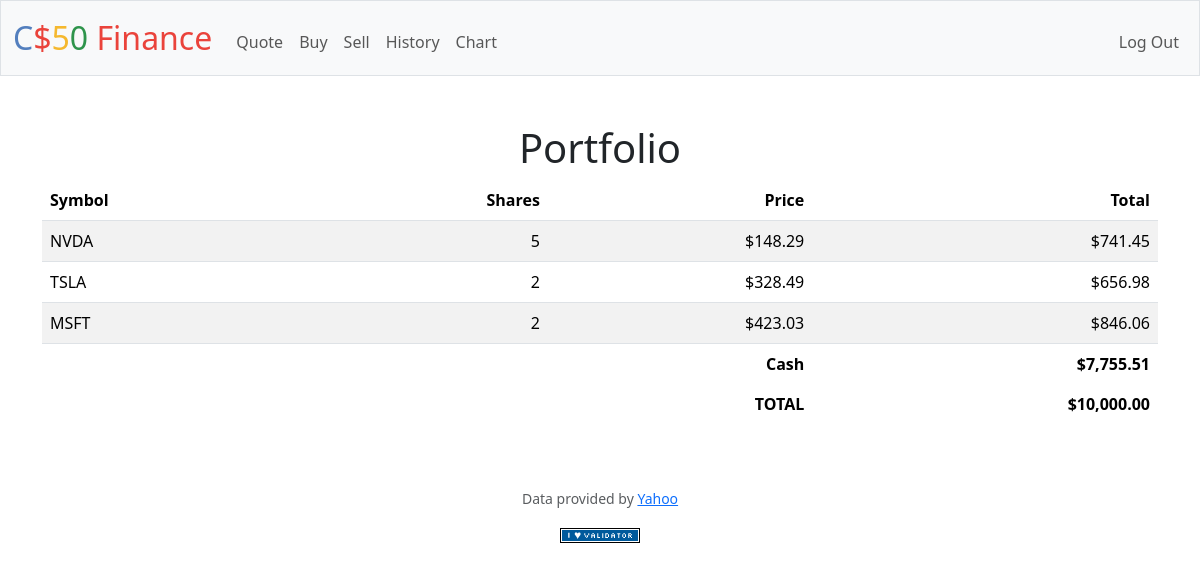
Screenshot of / (signed in) with the database file from the repository.
### tables this page shows
CREATE TABLE "portfolio" (
    id INTEGER PRIMARY KEY AUTOINCREMENT,
    user_id INTEGER NOT NULL,
    symbol TEXT NOT NULL,
    shares INTEGER NOT NULL,
    price REAL NOT NULL,
    timestamp TIMESTAMP DEFAULT CURRENT_TIMESTAMP, comment TEXT,
    FOREIGN KEY (user_id) REFERENCES users (id)
);

CREATE TABLE users (id INTEGER PRIMARY KEY AUTOINCREMENT NOT NULL, username TEXT NOT NULL, hash TEXT NOT NULL, cash NUMERIC NOT NULL DEFAULT 10000.00);

### app.py (the view)
@app.route("/")
@login_required
def index():
    user_portfolio = db.execute("SELECT * FROM portfolio WHERE user_id = ?", session["user_id"])
    total_portfolio_value = 0
    for row in user_portfolio:
        total_portfolio_value += row["shares"] * row["price"]
    user_cash = db.execute("SELECT cash FROM users WHERE id = ?", session["user_id"])[0]["cash"]
    total_worth = user_cash + total_portfolio_value
    return render_template("portfolio.html", portfolio=user_portfolio, total_worth=total_worth, user_cash=user_cash)

### app.py (called while the page is built)
@app.after_request
def after_request(response):
    response.headers["Cache-Control"] = "no-cache, no-store, must-revalidate"
    response.headers["Expires"] = 0
    response.headers["Pragma"] = "no-cache"
    return response

### helpers.py (called while the page is built)
def login_required(f):
    @wraps(f)
    def decorated_function(*args, **kwargs):
        if session.get("user_id") is None:
            return redirect("/login")
        return f(*args, **kwargs)
    return decorated_function

def usd(value):
    return f"${value:,.2f}"

### templates/portfolio.html (shortened to what this page needs)
{% extends "layout.html" %}
{% block main %}
<h1>Portfolio</h1>
<div class="table-responsive">
    <table class="table table-striped">
        <thead>
            <tr>
                <th class="text-start">Symbol</th>
                <th class="text-end">Shares</th>
                <th class="text-end">Price</th>
                <th class="text-end">Total</th>
            </tr>
        </thead>
        <tbody>
            {% for row in portfolio %}
            <tr>
                <td class="text-start">{{ row.symbol }}</td>
                <td class="text-end">{{ row.shares }}</td>
                <td class="text-end">{{ row.price | usd }}</td>
                <td class="text-end">{{ (row.shares * row.price) | usd }}</td>
            </tr>
            {% endfor %}
        </tbody>
        <tfoot>
            <tr>
                <td class="border-0 fw-bold text-end" colspan="3">Cash</td>
                <td class="border-0 text-end"><b>{{ user_cash | usd }}</b></td>
            </tr>
            <tr>
                <td class="border-0 fw-bold text-end" colspan="3">TOTAL</td>
                <td class="border-0 w-bold text-end"><b>{{ total_worth | usd }}</b></td>
            </tr>
        </tfoot>
    </table>
</div>
{% endblock %}

### templates/layout.html (shortened to what this page needs)
<!DOCTYPE html>
<html lang="en">
<head>
    <link href="https://cdn.jsdelivr.net/npm/bootstrap@5.3.2/dist/css/bootstrap.min.css" rel="stylesheet">
    <link href="/static/styles.css" rel="stylesheet">
</head>
<body>
    <nav class="bg-light border navbar navbar-expand-md navbar-light">
        <div class="container-fluid">
            <a class="navbar-brand" href="/"><span class="blue">C</span><span class="red">$</span><span class="yellow">5</span><span class="green">0</span> <span class="red">Finance</span></a>
            <div class="collapse navbar-collapse" id="navbar">
                {% if session["user_id"] %}
                <ul class="navbar-nav me-auto mt-2">
                    <li class="nav-item"><a class="nav-link" href="/quote">Quote</a></li>
                    <li class="nav-item"><a class="nav-link" href="/buy">Buy</a></li>
                    <li class="nav-item"><a class="nav-link" href="/sell">Sell</a></li>
                    <li class="nav-item"><a class="nav-link" href="/history">History</a></li>
                    <li class="nav-item"><a class="nav-link" href="/portfolio_chart">Chart</a></li>
                </ul>
                <ul class="navbar-nav ms-auto mt-2">
                    <li class="nav-item"><a class="nav-link" href="/logout">Log Out</a></li>
                </ul>
                {% else %}
                <ul class="navbar-nav ms-auto mt-2">
                    <li class="nav-item"><a class="nav-link" href="/register">Register</a></li>
                    <li class="nav-item"><a class="nav-link" href="/login">Log In</a></li>
                </ul>
                {% endif %}
            </div>
        </div>
    </nav>
    <main class="container py-5 text-center">
        {% block main %}{% endblock %}
    </main>
    <footer class="mb-5">
        <p class="mb-3 small text-center text-muted">
            Data provided by <a href="https://finance.yahoo.com/">Yahoo</a>
        </p>
        <form action="https://validator.w3.org/check" class="text-center" enctype="multipart/form-data" method="post" target="_blank">
            <input alt="Validate" src="/static/I_heart_validator.png" type="image">
        </form>
    </footer>
</body>
</html>

### static/styles.css (style rules this page uses)
nav .navbar-brand { font-size: xx-large; }
nav .navbar-brand .blue { color: #537fbe; }
nav .navbar-brand .red { color: #ea433b; }
nav .navbar-brand .yellow { color: #f5b82e; }
nav .navbar-brand .green { color: #2e944b; }

### rows the page displays
portfolio: symbol "NVDA", shares "5", price "$148.29", (row.shares*row.price)|usd "$741.45"
portfolio: symbol "TSLA", shares "2", price "$328.49", (row.shares*row.price)|usd "$656.98"
portfolio: symbol "MSFT", shares "2", price "$423.03", (row.shares*row.price)|usd "$846.06"
users: cash "$7,755.51"

### other values shown
{{ total_worth | usd }} "$10,000.00"
